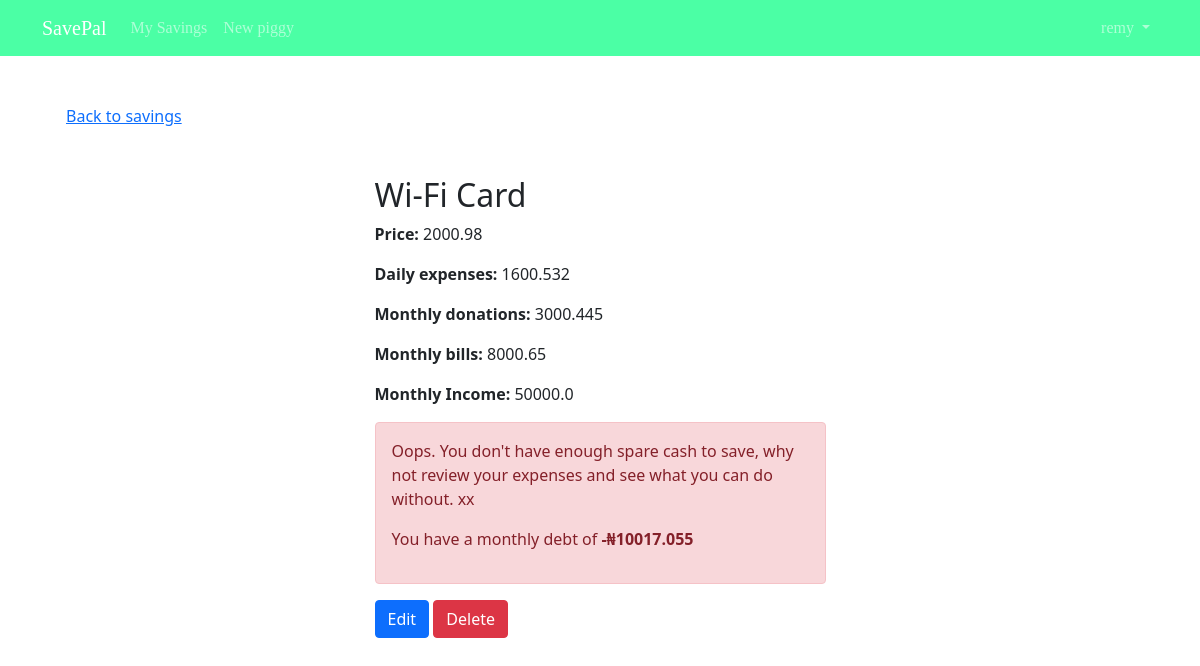
/piggy/4/ (signed in), run on the app's committed database.
### users/models.py (models this page shows)
class CustomUser(AbstractUser):
    email = models.EmailField(unique=True)

### savings/models.py (models this page shows, shortened)
class Piggy(models.Model):
    saver = models.ForeignKey(
        get_user_model(),
        on_delete=models.CASCADE)
    monthly_income = models.FloatField(null=True, blank=True)
    desired_item = models.CharField(max_length=200, blank=True)
    desired_item_cost = models.FloatField(null=True, blank=True)
    daily_expenses = models.FloatField(null=True, blank=True)
    monthly_donations = models.FloatField(null=True, blank=True)
    monthly_bills = models.FloatField(null=True, blank=True)
    created = models.DateTimeField(auto_now_add=True)

### savings/views.py (the view)
# urls.py: path('piggy/<int:piggy_pk>/', view_savings, name='savings_detail'),
def view_savings(request, piggy_pk):
    piggy = get_object_or_404(Piggy, pk=piggy_pk)
    if request.method == "GET":
        piggy = get_object_or_404(Piggy, pk=piggy_pk, saver=request.user)
        miscellaneous = piggy.monthly_income * 0.02
        spare_cash = piggy.monthly_income - ((piggy.daily_expenses * 30) + piggy.monthly_donations + piggy.monthly_bills + miscellaneous)
        if -(spare_cash) == abs(spare_cash):
            error = "Oops. You don't have enough spare cash to save, why not review your expenses and see what you can do without. xx"
            num_saving_days = piggy.desired_item_cost/abs(spare_cash)
            num_saving_days = ceil(num_saving_days)
            return render(request, "savings_detail.html", {"piggy":piggy, "spare_cash":abs(spare_cash), "days":num_saving_days, "error":error})
        else:
            num_saving_days = piggy.desired_item_cost/spare_cash
            num_saving_days = ceil(num_saving_days)
            return render(request, "savings_detail.html", {"piggy":piggy, "spare_cash":spare_cash, "days":num_saving_days})

### templates/savings_detail.html (shortened to what this page needs)
{% extends 'base.html' %}
{% block content %}
<br>
<br>
    <div class="container row">
        <div class="col-md-6">
            <a href="{% url 'savings_list' %}">Back to savings</a>
        </div>
    </div>
    <div class="row justify-content-center mt-5">
        <div class="col-md-5">
            <h2>{{ piggy.desired_item }}</h2>
            <p><b>Price:</b> {{ piggy.desired_item_cost }}</p>
            <p><b>Daily expenses:</b> {{ piggy.daily_expenses }}</p>
            <p><b>Monthly donations:</b> {{ piggy.monthly_donations }}</p>
            <p><b>Monthly bills:</b> {{ piggy.monthly_bills }}</p>
            <p><b>Monthly Income:</b> {{ piggy.monthly_income }}</p>
            {% if error %}
            <div class="alert alert-danger" role="alert">
                <p>{{ error }}</p>
                <p>You have a monthly debt of <b>-₦{{ spare_cash }}</b></p>
            </div>
            {% endif %}
            <a href="{% url 'savings_edit' piggy.pk %}" role="button" class="btn btn-primary">Edit</a>
            <a href="{% url 'savings_delete' piggy.pk %}" role="button" class="btn btn-danger">Delete</a>
        </div>
    </div>
{% endblock content %}

### templates/base.html (shortened to what this page needs)
<!DOCTYPE html>
<html lang="en">
<head>
    <link href="https://cdn.jsdelivr.net/npm/bootstrap@5.1.3/dist/css/bootstrap.min.css" rel="stylesheet">
</head>
<body>
    <nav class="navbar navbar-expand-md navbar-dark" style="background-color:#00ff80b4;">
        <div class="container">
          <a class="navbar-brand" href="{% url 'home' %}">
            SavePal
          </a>
          <div class="collapse navbar-collapse" id="navbarSupportedContent">
            {% if user.is_authenticated %}
            <ul class="navbar-nav mr-auto">
              <li class="nav-item">
                <a class="nav-link" aria-current="page" href="{% url 'savings_list' %}">My Savings</a>
              </li>
              <li class="nav-item">
                <a class="nav-link" href="{% url 'savings_new' %}">New piggy</a>
              </li>
            </ul>
            {% endif %}
            <ul class="navbar-nav ms-auto">
              {% if user.is_authenticated %}
              <li class="nav-item dropdown">
                <a class="nav-link dropdown-toggle" href="#" role="button" id="userMenu"
                data-bs-toggle="dropdown" aria-haspopup="true" aria-expanded="false">
                {{ user.username }}
                </a>
                {% endif %}
            </li>
            </ul>
          </div>
        </div>
      </nav>
    <div class="container">
        {% block content %}
        {% endblock content %}
    </div>
</body>
</html>

### templates/base.html (style rules this page uses)
.navbar a { font-family: 'Dangrek', cursive; }

### data on the page
CustomUser: username "remy"
Piggy: desired_item "Wi-Fi Card", desired_item_cost "2000.98", daily_expenses "1600.532", monthly_donations "3000.445", monthly_bills "8000.65", monthly_income "50000.0"

### other printed values
{{ error }} "Oops. You don't have enough spare cash to save, why not review your expenses and see what you can do without. xx"
{{ spare_cash }} "10017.055"
